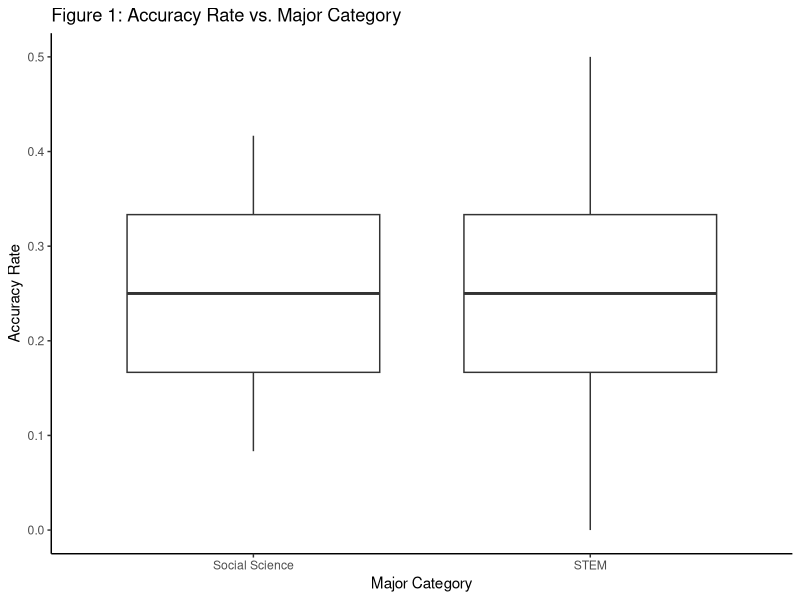
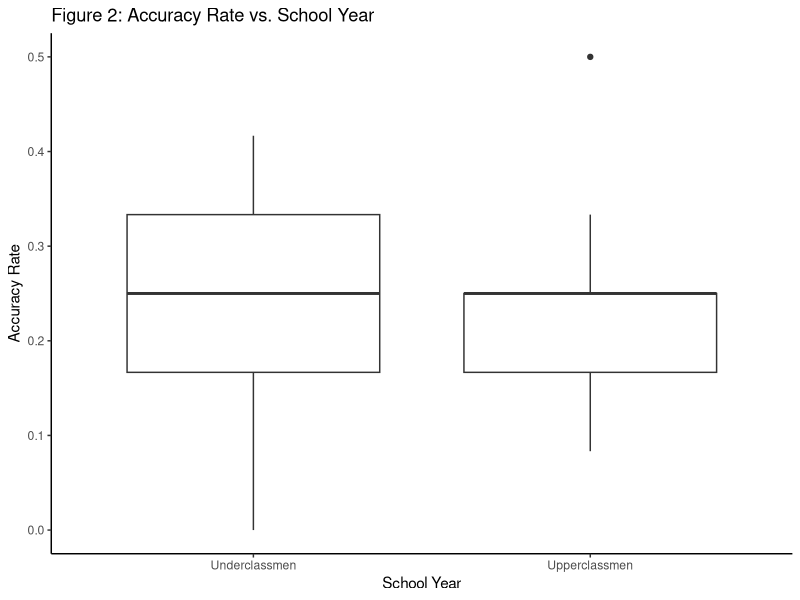
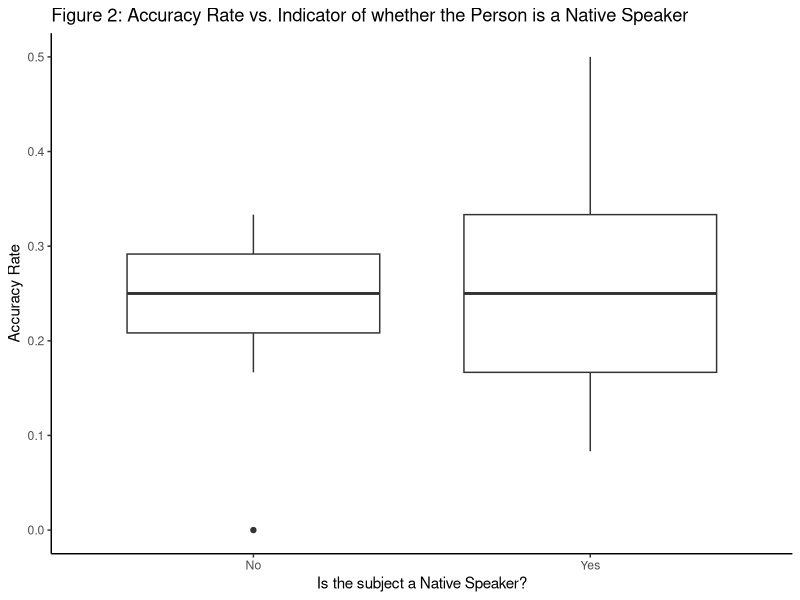
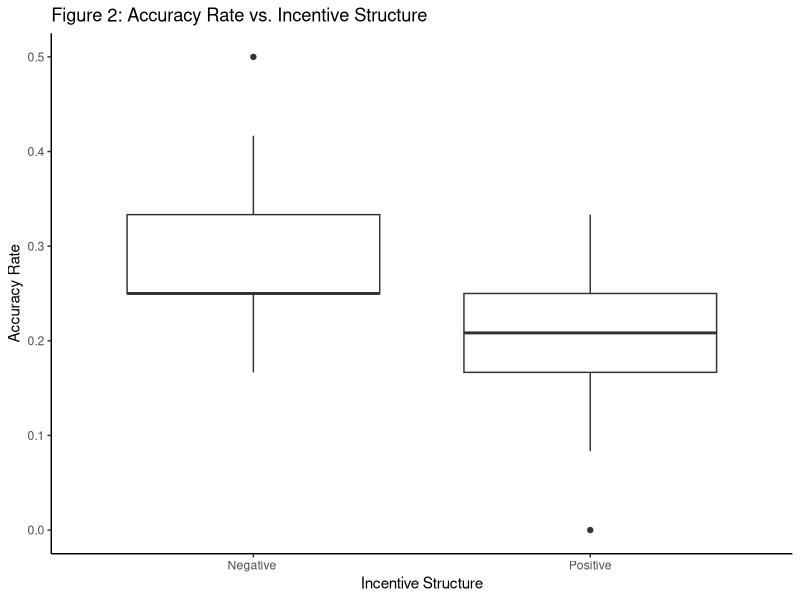
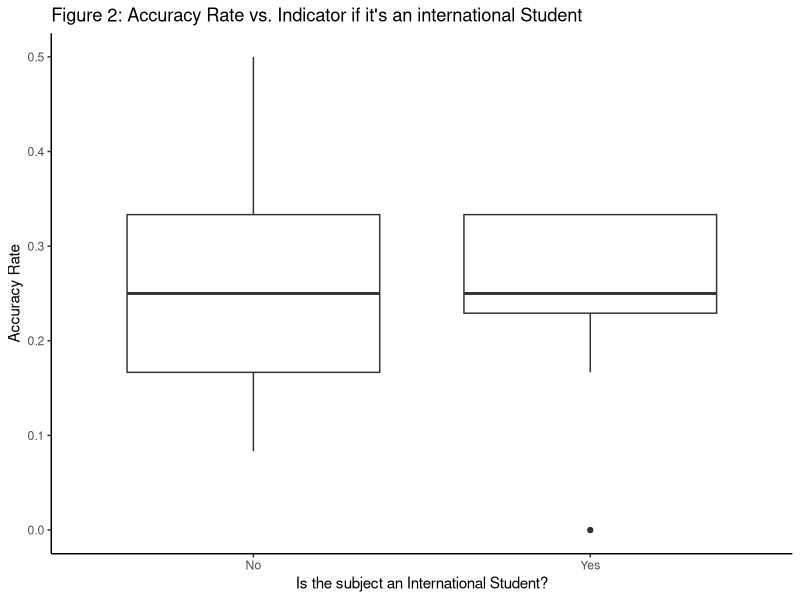
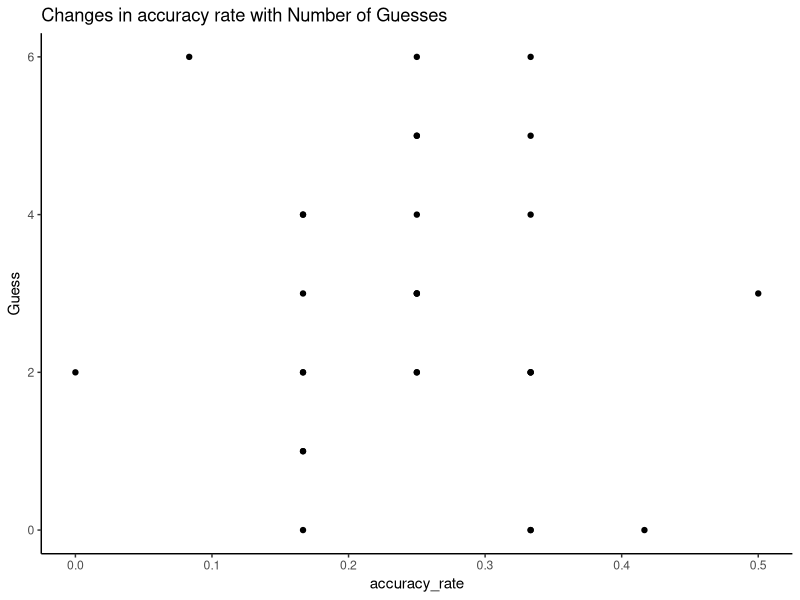
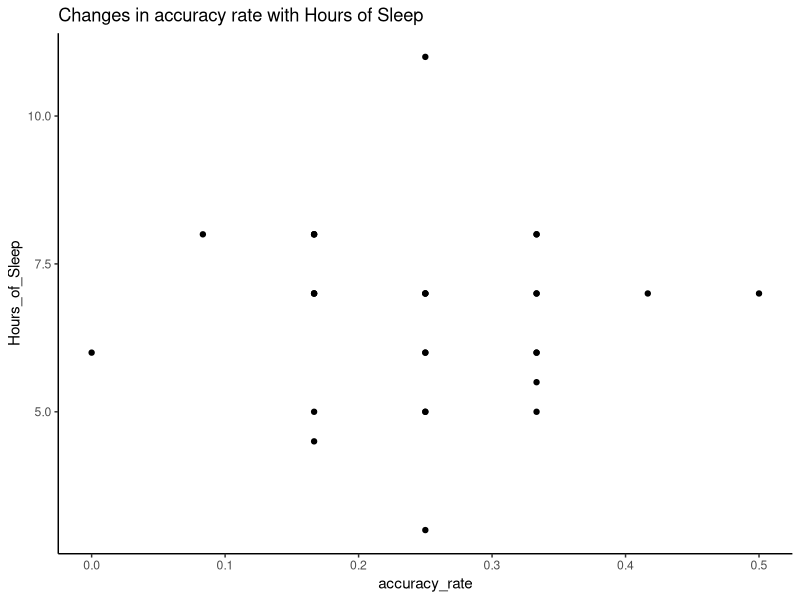
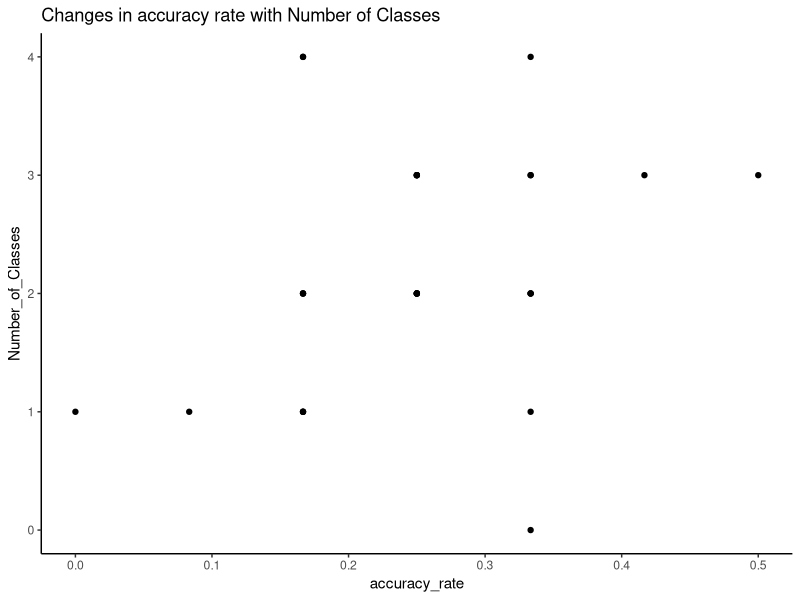

Write the R code that produced these figures, in order.
## ---- chunk 1
knitr::opts_chunk$set(echo = FALSE, error = TRUE, warning = FALSE, message = FALSE)

library(dplyr)
library(tidyr)
library(lubridate)
library(stringr)
library(ggplot2)
library(sf)
library(spdep)
library(spatialreg)
library(ggthemes)
## ---- chunk 2
experiment<- read.csv('Data.csv')
data<-as.data.frame(experiment)
data_clean<- data %>% 
  filter(SL<30) %>% 
  select(-X,-X.1) 

##Given the low number of first years we could create two variables, one that it lower and upper classmen 

data_clean<-data_clean %>% 
  mutate(school_status = ifelse(test = School_Year == 1|School_Year==2, yes = "Underclassmen",no = "Upperclassmen"))

##Given the low number of subjects in certain majors I grouped them into Stem and Social Science

NEW_MAJOR_CATEGORY<-data_clean %>% 
  mutate(Major_category = ifelse(Major=="Biology"|Major=="Computer Science"|Major=="Geology"|Major=="Neuroscience"|Major=="Statistics","STEM","Social Science")) %>% 
  mutate(accuracy_rate = Correct/12, share_questions_responded = (Passage.1+Passage.2)/12)
## ---- chunk 3

NEW_MAJOR_CATEGORY %>% 
  ggplot(aes(x = Major_category,y = accuracy_rate), fill = blue)+
  geom_boxplot()+
  labs(title = "Figure 1: Accuracy Rate vs. Major Category",
       x=  "Major Category",
       y=  "Accuracy Rate")+
  theme_classic()
 
  

NEW_MAJOR_CATEGORY %>% 
  ggplot(aes(y = accuracy_rate, x = factor(school_status)))+
  geom_boxplot()+
  labs(title = "Figure 2: Accuracy Rate vs. School Year",
       x=  "School Year",
       y=  "Accuracy Rate")+
  theme_classic()


NEW_MAJOR_CATEGORY %>% 
  ggplot(aes(y = accuracy_rate, x = factor(English_Native)))+
  geom_boxplot()+
  labs(title = "Figure 2: Accuracy Rate vs. Indicator of whether the Person is a Native Speaker",
       x=  "Is the subject a Native Speaker?",
       y=  "Accuracy Rate")+
  theme_classic()


NEW_MAJOR_CATEGORY %>% 
  ggplot(aes(y = accuracy_rate, x = factor(Incentive_Structure)))+
  geom_boxplot()+
  labs(title = "Figure 2: Accuracy Rate vs. Incentive Structure",
       x=  "Incentive Structure",
       y=  "Accuracy Rate")+
  theme_classic()


NEW_MAJOR_CATEGORY %>% 
  ggplot(aes(y = accuracy_rate, x = factor(International)))+
  geom_boxplot()+
  labs(title = "Figure 2: Accuracy Rate vs. Indicator if it's an international Student",
       x=  "Is the subject an International Student?",
       y=  "Accuracy Rate")+
  theme_classic()



NEW_MAJOR_CATEGORY %>% 
  ggplot(aes(x = accuracy_rate, y = Guess))+
  geom_point()+
  labs(title = "Changes in accuracy rate with Number of Guesses")+
  theme_classic()

NEW_MAJOR_CATEGORY %>% 
  ggplot(aes(x = accuracy_rate, y = Hours_of_Sleep))+
  geom_point()+
  labs(title = "Changes in accuracy rate with Hours of Sleep")+
  theme_classic()

NEW_MAJOR_CATEGORY %>% 
  ggplot(aes(x = accuracy_rate, y = Number_of_Classes))+
  geom_point()+
  labs(title = "Changes in accuracy rate with Number of Classes")+
  theme_classic()

NEW_MAJOR_CATEGORY %>% 
  ggplot(aes(y = accuracy_rate, x = Workload))+
  geom_boxplot()+
  labs(title = "Figure 2: Accuracy Rate vs. Workload",
       x=  "Is the subject experiencing a large or small workload?",
       y=  "Accuracy Rate")+
  theme_classic()

NEW_MAJOR_CATEGORY %>% 
  ggplot(aes(x = accuracy_rate, y = Gender))+
  geom_boxplot()+
  labs(title = "Figure 2: Accuracy Rate vs. Indicator for Gender",
       x=  "Is the subject male or female identifying?",
       y=  "Accuracy Rate")+
  theme_classic()

NEW_MAJOR_CATEGORY %>% 
  ggplot(aes(y = share_questions_responded, x = Incentive_Structure))+
  geom_boxplot()+
  labs(title = "Figure 2: Share of Questions Responded vs. Incentive Structure",
       x=  "Is the subject male or female identifying?",
       y=  "Accuracy Rate")+
  theme_classic()

NEW_MAJOR_CATEGORY %>% 
  ggplot(aes(x = share_questions_responded))+
  geom_density(fill = "blue")+
  labs(title = "Figure 2: Distribution of Share of Questions Responded",
       y=  "Probability",
       x=  "Number of questions responded")+
  theme_classic()

NEW_MAJOR_CATEGORY %>% 
  ggplot(aes(x = Gender))+
  geom_bar()+
  labs(title = "Figure 2: Distribution of Share of Questions Responded",
       y=  "Probability",
       x=  "Number of questions responded")+
  theme_classic()
  
NEW_MAJOR_CATEGORY %>% 
  ggplot(aes(x = Major_category))+
  geom_bar()+
  labs(title = "Figure 2: Distribution of Share of Questions Responded",
       y=  "Probability",
       x=  "Number of questions responded")+
  theme_classic()

NEW_MAJOR_CATEGORY %>% 
  ggplot(aes(x = school_status))+
  geom_bar()+
  labs(title = "Figure 2: Distribution of Share of Questions Responded",
       y=  "Probability",
       x=  "Number of questions responded")+
  theme_classic()

NEW_MAJOR_CATEGORY %>% 
  ggplot(aes(x = English_Native))+
  geom_bar()+
  labs(title = "Figure 2: Distribution of Share of Questions Responded",
       y=  "Probability",
       x=  "Number of questions responded")+
  theme_classic()

NEW_MAJOR_CATEGORY %>% 
  ggplot(aes(x = International))+
  geom_bar()+
  labs(title = "Figure 2: Distribution of Share of Questions Responded",
       y=  "Probability",
       x=  "Number of questions responded")+
  theme_classic()

NEW_MAJOR_CATEGORY %>% 
  ggplot(aes(x = Incentive_Structure))+
  geom_bar()+
  labs(title = "Figure 2: Distribution of Share of Questions Responded",
       y=  "Probability",
       x=  "Number of questions responded")+
  theme_classic()

model1 <- lm(accuracy_rate~Incentive_Structure+Gender+factor(school_status)+English_Native+Number_of_Classes+Hours_of_Sleep+Workload+Major_category+share_questions_responded,data = NEW_MAJOR_CATEGORY)
summary(model1)
model2<-lm(share_questions_responded~Incentive_Structure+Gender+factor(school_status)+English_Native+Number_of_Classes+Hours_of_Sleep+Workload+Major_category+share_questions_responded,data = NEW_MAJOR_CATEGORY)
summary(model2)


NEW_MAJOR_CATEGORY %>% 
  select(accuracy_rate, Number_of_Classes, Hours_of_Sleep, share_questions_responded) %>% 
  cor()
